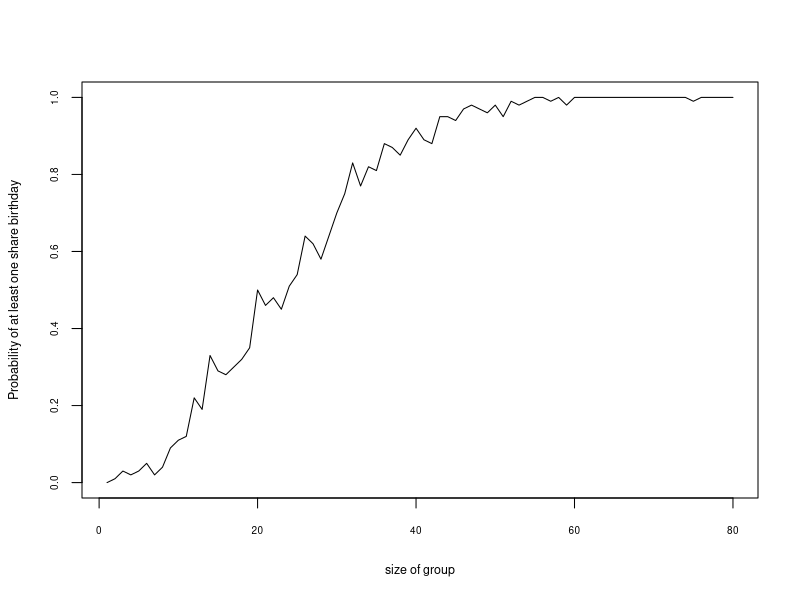
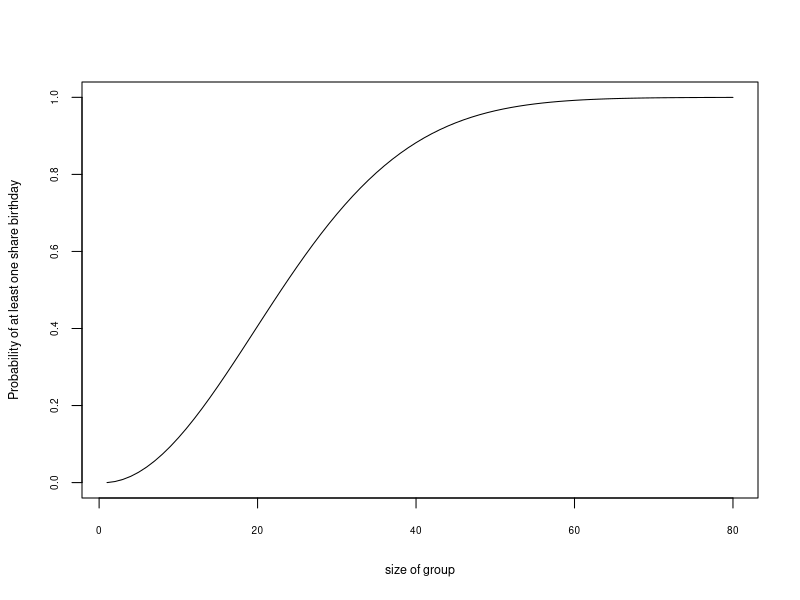
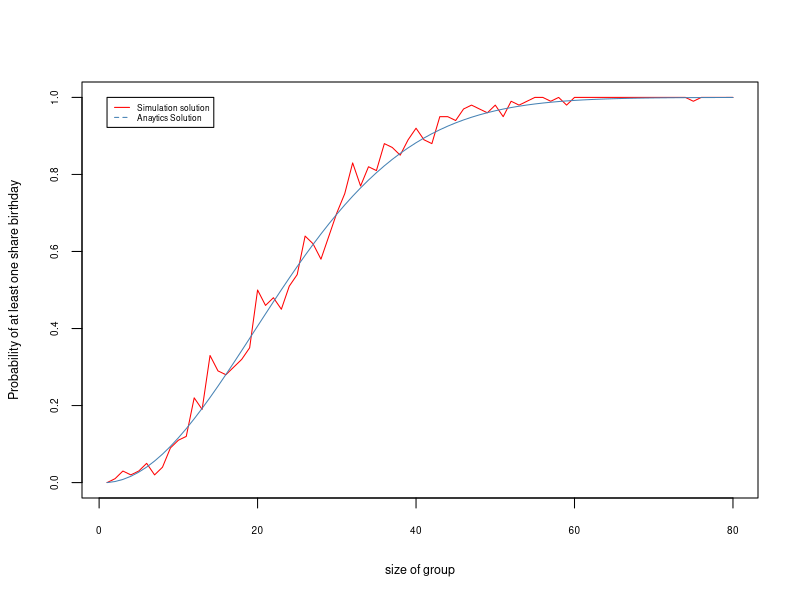

These charts were generated, in order, by the following R code:
## ---- chunk 1
knitr::opts_chunk$set(echo = TRUE)
## ---- chunk 2
library(tidyverse)
library(dplyr)
library(ggplot2)
out <- rep(NA, 80)
class_size <- seq(1,80, by=1)
for (i in 1:length(class_size)){
  generate_class <- function(class_size){
    birthdays <- sample(1:365, class_size, replace = TRUE, prob = c(rep(1,365)))
    data.frame(student_id = 1:class_size, birthday = birthdays)
  }

check_birthday <- function(class){
  class_summary <- class %>% 
    summarize(n = n(), n_bday = n_distinct(birthday)) %>% 
    mutate(shared = n > n_bday)
  class_summary[["shared"]]
}

replicates <- replicate(100, i %>% generate_class %>% check_birthday)
out[i] <- mean(replicates)
}
## ---- chunk 3
plot1 <- plot(class_size, out, type ="l",xlab="size of group", ylab="Probability of at least one share birthday",cex.axis=0.6,cex.lab=0.75)
## ---- chunk 4
out2 <-rep(NA,80)
class_size2<- seq(1,80, by=1)
for (i in 1:length(class_size2)){
  diff =(364/365)^(i*(i-1)/2)
  same =1-diff
  out2[i] <- same
}
## ---- chunk 5
plot(class_size2,out2,type="l", xlab="size of group", ylab="Probability of at least one share birthday",cex.axis=0.6,cex.lab=0.75)
## ---- chunk 6
plot2 <-plot(class_size, out, type ="l", col="red",xlab="size of group", ylab="Probability of at least one share birthday",cex.axis=0.6,cex.lab=0.75)
lines(class_size2, out2,type="l", col="steelblue")
legend(1, 1, legend=c("Simulation solution", "Anaytics Solution"),
       col=c("red", "steelblue"), lty=1:2, cex=0.5, text.font=0.5)
## ---- chunk 7
out2 <-rep(NA,80)
class_size2<- seq(1,80, by=1)
for (i in 1:length(class_size2)){
  diff =(364/365)^(i*(i-1)/2)
  same =1-diff
  
  if (same > 0.5){
    p_stop <- same
    length_stop <- class_size2[i]
    break
  }
}
p_stop
length_stop
